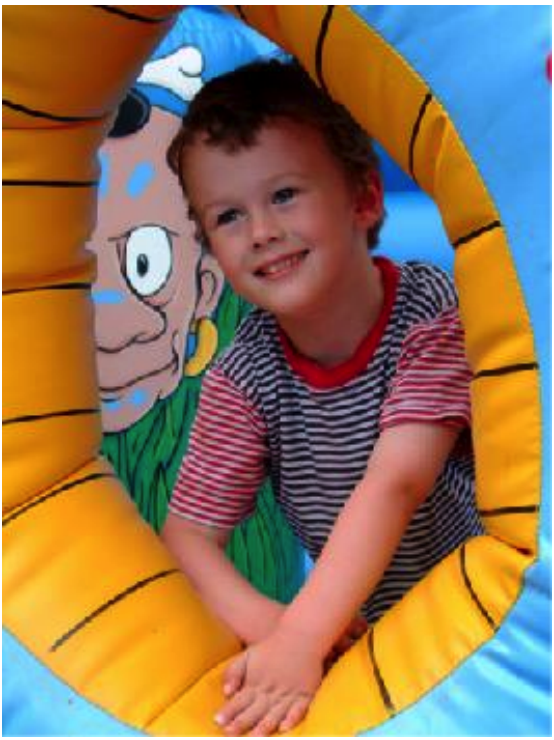
#> input picture Images/Image1.png, 554 x 740 px, found by its file name
$ python Image_compression_using_k_means.py   (older library calls are emulated)
#> lines starting #> are read from the running program, lines starting #| are printed output that depends on the picture

# coding: utf-8

# In[1]:


import numpy as np
from PIL import Image
np.set_printoptions(threshold=np.nan)
import matplotlib.pyplot as plt


# In[9]:


image = Image.open('Images/Image1.png')
#> image is the input picture: PIL image 554x740 RGBA; mean R, G, B, A 145.2, 116.7, 87.7, 255
X = np.array(image)
X = X/255
imgplot = plt.imshow(X)
plt.show()
X = X.reshape(X.shape[0]*X.shape[1],4)
X = X.transpose()
labels = np.zeros((1,X.shape[1]))
X = np.append(X,labels,axis = 0)


# # <center>Visualizing data</center>

# In[3]:


from mpl_toolkits.mplot3d import Axes3D


fig = plt.figure()

ax = fig.add_subplot(111, projection='3d')

xs = np.real(X[0,0:50000])
ys = np.real(X[1,0:50000])
zs = np.real(X[2,0:50000])
xt = np.real(X[0,250000:300000])
yt = np.real(X[1,250000:300000])
zt = np.real(X[2,250000:300000])

ax.scatter(xs, ys,zs , c='c', marker='o')
ax.scatter(xt, yt,zt , c='m', marker='o')

ax.set_xlabel('X Label')
ax.set_ylabel('Y Label')
ax.set_zlabel('Z Label')

plt.show()
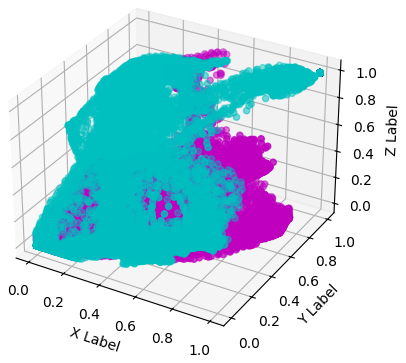
#> figure drawn by matplotlib, 1 panel


# # <center>Compute initial centroids</center>

# In[4]:


def init_centroids(a,k):
#> called with a = array of shape (5, 409960), k = 24
    centroids = np.zeros((np.shape(a)[0],k))
    for i in range(0,k):
        num = np.random.randint(0,np.shape(a)[1])
        centroids[:,i] = a[:,num]
        centroids[4,i] = i
        a[4,num] = i
    return centroids


# # <center>Computer new centroids</center>

# In[5]:


def new_centroids(a,k):
    new_centroids = np.zeros((np.shape(a)[0],k))
    for i in range(0,k):
            new_centroids[:,i] = np.mean(a[:,a[4,:]==i],axis = 1)
    print(np.shape(new_centroids))
    return new_centroids


# # <center>Compute distance to centroids & assign labels</center>

# In[6]:


from scipy.spatial.distance import cdist as cd

def distance(a,centroids):
    index2 = np.shape(centroids)[1]
#> index2 = 24
    temp = np.zeros((1,index2))
    print(np.shape(a))
#| (5, 409960)
    for i in range(0,np.shape(a)[1]):
        temp = cd([a[0:4,i].transpose()],centroids[0:4,:].transpose(),metric = 'euclidean')
        closest_centroid = np.argmin(temp)
        temp2 = centroids[:,closest_centroid]
        a[:,i] = temp2
    return a


# In[7]:


num_centroids = 24
X_temp = np.zeros((5,409960))
centroids = init_centroids(X,num_centroids)
X_temp = distance(X,centroids)
for i in range(0,1):
    centroids_new = new_centroids(X_temp,num_centroids)
    centroids = centroids_new
    X_temp = distance(X_temp,centroids)


# In[8]:


import scipy.misc

r = X_temp[0,:]
g = X_temp[1,:]
b = X_temp[2,:]
r = r.reshape(740,554)
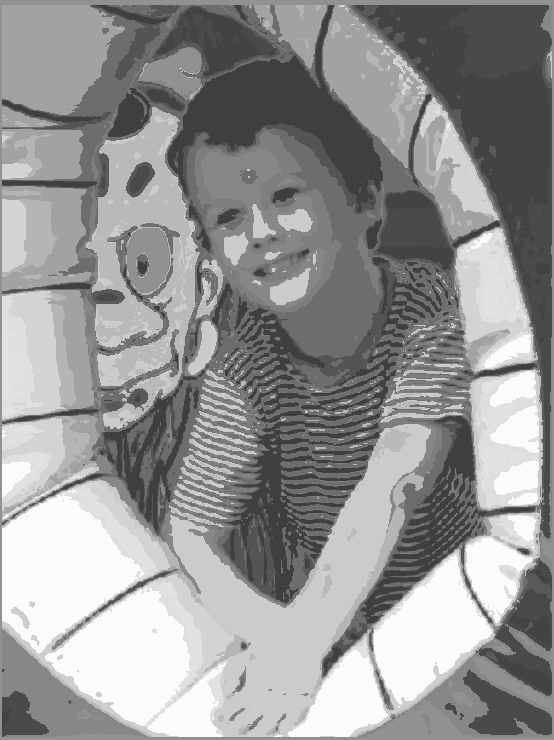
#> r: shape (740, 554) float64; min 0.251, max 0.988, mean 0.585
g = g.reshape(740,554)
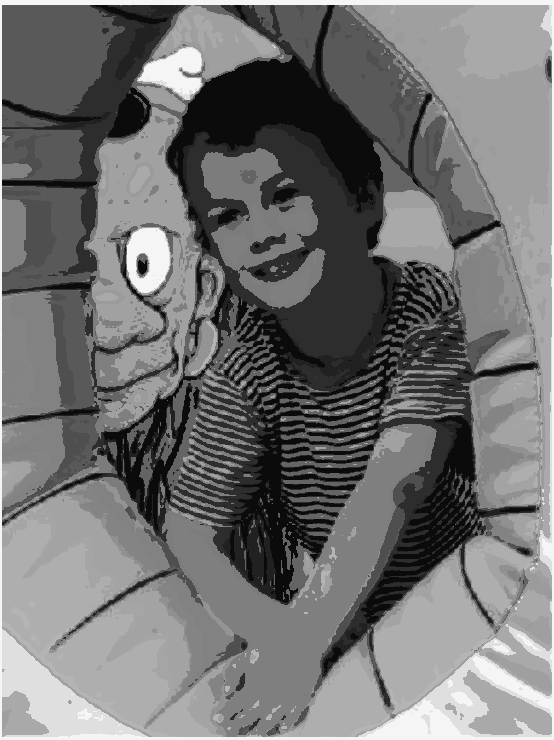
#> g: shape (740, 554) float64; min 0.0471, max 0.965, mean 0.45
b = b.reshape(740,554)
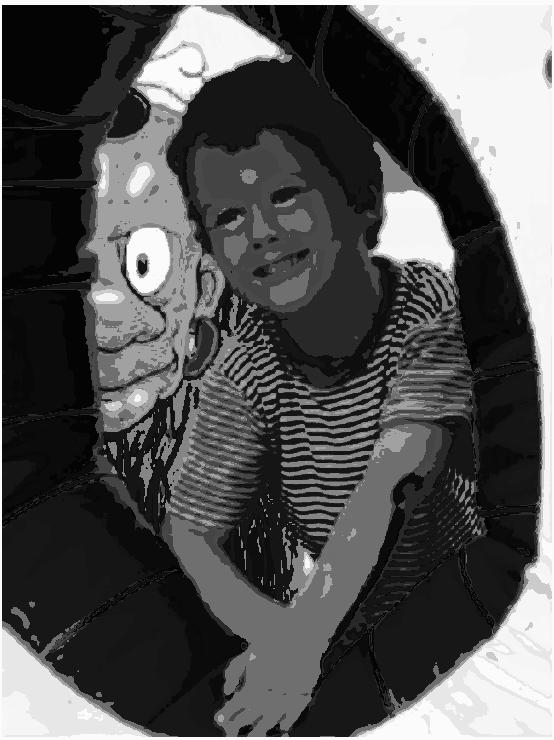
#> b: shape (740, 554) float64; min 0.0196, max 0.988, mean 0.334
rgb = np.dstack((r*255,g*255,b*255))
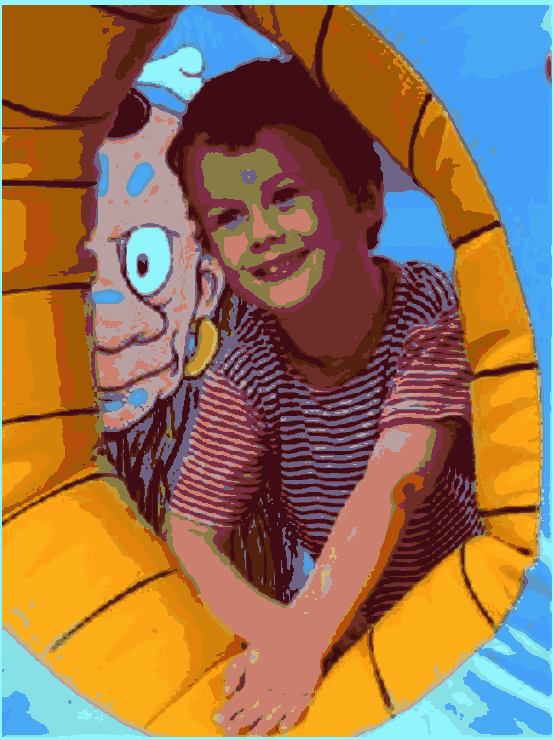
#> rgb: shape (740, 554, 3) float64; mean of channels 0, 1, 2 149.1, 114.8, 85.2; drawn as R, G, B

scipy.misc.imsave('rgb.jpg',rgb)
image = Image.open('rgb.jpg')
#> image: PIL image 554x740 RGB
imgplot = plt.imshow(image)
plt.show()
